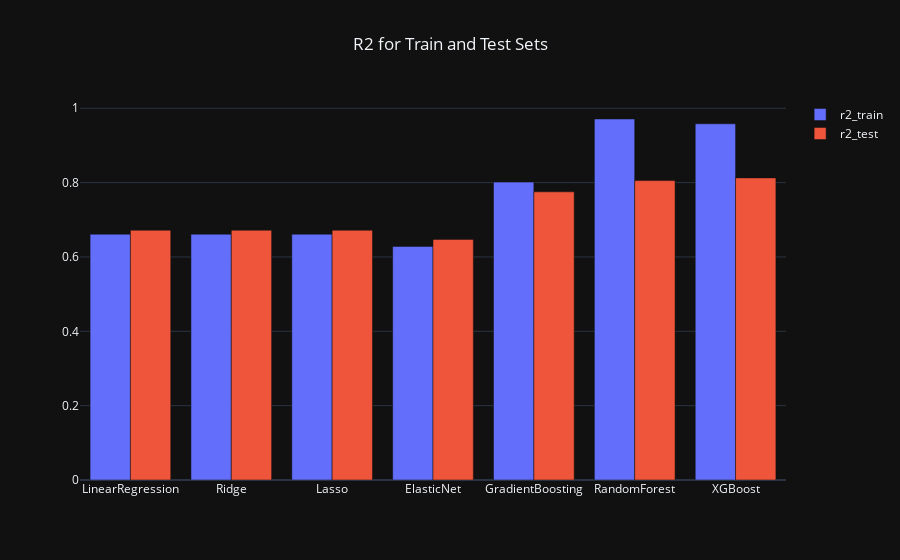

The notebook cell saved with this chart:
### Code cell
import pandas as pd
from sklearn.model_selection import train_test_split
from sklearn.linear_model import LinearRegression, Ridge, Lasso, ElasticNet
from sklearn.ensemble import GradientBoostingRegressor, RandomForestRegressor
from xgboost import XGBRegressor
from sklearn.metrics import r2_score
import plotly.graph_objects as go

# 加载数据（示例：自行替换为实际数据）
df = pd.read_csv('housing.csv')
X = df[['longitude', 'latitude', 'housing_median_age', 'total_rooms', 'total_bedrooms', 
        'population', 'households', 'median_income']]
y = df['median_house_value']

# 划分数据集
X_train, X_test, y_train, y_test = train_test_split(X, y, test_size=0.3, random_state=42, shuffle=True)

# 定义模型评估函数
def make_model(X_train, X_test, y_train, y_test, model, model_name):
    model.fit(X_train, y_train)
    y_train_pred = model.predict(X_train)
    y_test_pred = model.predict(X_test)
    r2_train = r2_score(y_train, y_train_pred)
    r2_test = r2_score(y_test, y_test_pred)
    return {"Algorithm": model_name, "r2_train": r2_train, "r2_test": r2_test}

# 模型列表
models = [
    (LinearRegression(), "LinearRegression"),
    (Ridge(), "Ridge"),
    (Lasso(), "Lasso"),
    (ElasticNet(), "ElasticNet"),
    (GradientBoostingRegressor(), "GradientBoosting"),
    (RandomForestRegressor(), "RandomForest"),
    (XGBRegressor(), "XGBoost"),
]

# 运行模型并存储结果
results = []
for model, name in models:
    result = make_model(X_train, X_test, y_train, y_test, model, name)
    results.append(result)

# 创建结果数据框
df_models = pd.DataFrame(results)

# 可视化 R^2
fig = go.Figure(data=[
    go.Bar(name='r2_train', x=df_models.Algorithm, y=df_models.r2_train),
    go.Bar(name='r2_test', x=df_models.Algorithm, y=df_models.r2_test)
])
fig.update_layout(template='plotly_dark', title='R2 for Train and Test Sets', title_x=0.5)
fig.show()

### Figure 1 — Plotly figure (JSON) as saved in the notebook; plotly's stock layout.template omitted (floating-point values rounded to 4 significant figures)
{"data": [{"name": "r2_train", "type": "bar", "x": ["LinearRegression", "Ridge", "Lasso", "ElasticNet", "GradientBoosting", "RandomForest", "XGBoost"], "y": [0.6612, 0.6612, 0.6612, 0.6283, 0.8013, 0.9711, 0.9582]}, {"name": "r2_test", "type": "bar", "x": ["LinearRegression", "Ridge", "Lasso", "ElasticNet", "GradientBoosting", "RandomForest", "XGBoost"], "y": [0.6719, 0.6719, 0.6719, 0.6472, 0.7752, 0.8054, 0.8127]}], "layout": {"autosize": true, "title": {"text": "R2 for Train and Test Sets", "x": 0.5}, "xaxis": {"autorange": true, "range": [-0.5, 6.5], "type": "category"}, "yaxis": {"autorange": true, "range": [0, 1.022], "type": "linear"}}}
